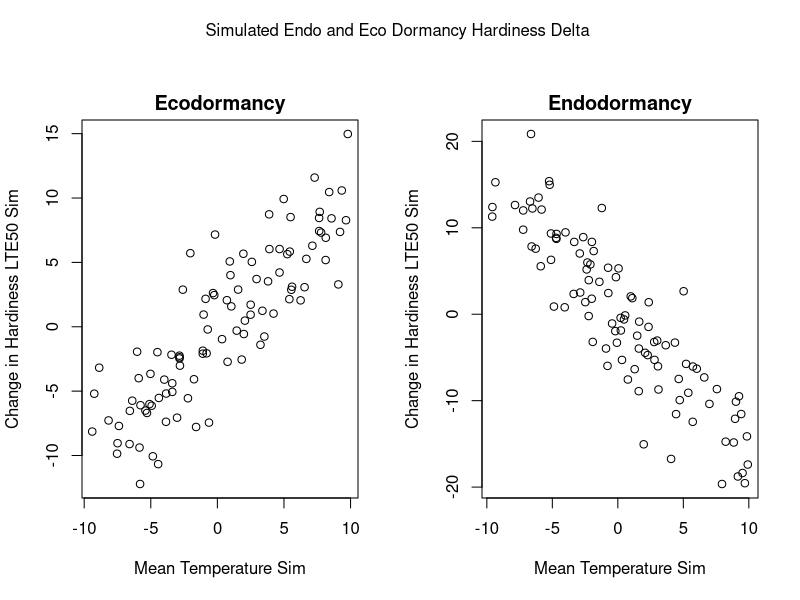

R code for this plot: (Note: this script raises an error after producing the figure.)
# Started Feb 4th, 2022
# Simulating endo and eco dormancy hardiness delta for tmean

# setting wd to ./scripts to adhere to analogue to ML wd
setwd("c:/users/adamf/onedrive/documents/code/hardiness/scripts")

# housekeeping
rm(list = ls())
options(stringsAsFactors = FALSE)

par(mfrow = c(1, 2), mar = c(5.1, 4.1, 6, 2.1))

# setting seed
set.seed(100)

# ecodormancy

n <- 100
b_0 <- 1 # change in hardiness per degree C tmean
x_0 <- runif(n, -10, 10) # mean temperature between -10 and 10
error_0 <- rnorm(n, 0, 3)
eco_sim <- b_0 * x_0 + error_0
eco <- data.frame("tmean_avg_14" = x_0, "hardiness_delta" = eco_sim)

plot(eco_sim ~ x_0, xlab = "Mean Temperature Sim",
ylab = "Change in Hardiness LTE50 Sim")
title(main = "Ecodormancy", line = 0.5)

# endodormancy`

b_1 <- -1.5 # change in hardiness per degree C tmean
x_1 <- runif(n, -10, 10) # mean temperature between -10 and 10
error_1 <- rnorm(n, 0, 4)
endo_sim <- b_1 * x_1 + error_1
endo <- data.frame("tmean_avg_14" = x_1, "hardiness_delta" = endo_sim)

plot(endo_sim ~ x_1, xlab = "Mean Temperature Sim",
ylab = "Change in Hardiness LTE50 Sim")

title(main = "Endodormancy", line = 0.5)

mtext("Simulated Endo and Eco Dormancy Hardiness Delta ",
 side = 3, line = -2, outer = TRUE)

# saving simulated data

write.csv(eco, "../data/simulations/ecodormancy_sim.csv")
write.csv(endo, "../data/simulations/endodormancy_sim.csv")